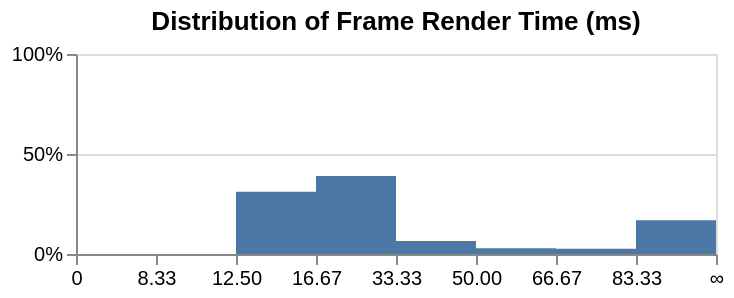

Here is the Vega-Lite specification saved for this chart:
### Vega specification from a JSON file in a GitHub repository (floating-point values rounded to 4 significant figures)
{"$schema": "https://vega.github.io/schema/vega/v5.json", "description": "A histogram for a data source that provides non-linear bins. Thanks to [@Saba9](https://github.com/Saba9) who helps create this example.", "background": "white", "padding": 5, "height": 100, "title": {"text": "Distribution of Frame Render Time (ms)", "frame": "group"}, "style": "cell", "data": [{"name": "source_0", "values": [{"startTime": "0", "endTime": "8.33", "residency": 0}, {"startTime": "8.33", "endTime": "12.50", "residency": 0}, {"startTime": "12.50", "endTime": "16.67", "residency": 31.17}, {"startTime": "16.67", "endTime": "33.33", "residency": 38.96}, {"startTime": "33.33", "endTime": "50.00", "residency": 6.49}, {"startTime": "50.00", "endTime": "66.67", "residency": 2.9}, {"startTime": "66.67", "endTime": "83.33", "residency": 2.6}, {"startTime": "83.33", "endTime": "∞", "residency": 16.88}]}, {"name": "data_0", "source": "source_0", "transform": [{"type": "stack", "groupby": ["startTime"], "field": "residency", "sort": {"field": [], "order": []}, "as": ["residency_start", "residency_end"], "offset": "zero"}, {"type": "filter", "expr": "isValid(datum[\"residency\"]) && isFinite(+datum[\"residency\"])"}]}], "signals": [{"name": "x_step", "value": 40}, {"name": "width", "update": "bandspace(domain('x').length, 1, 0) * x_step"}], "marks": [{"name": "marks", "type": "rect", "style": ["bar"], "from": {"data": "data_0"}, "encode": {"update": {"cornerRadiusTopLeft": {"value": 0}, "cornerRadiusTopRight": {"value": 0}, "fill": {"value": "#4c78a8"}, "ariaRoleDescription": {"value": "bar"}, "description": {"signal": "\"startTime: \" + (isValid(datum[\"startTime\"]) ? datum[\"startTime\"] : \"\"+datum[\"startTime\"]) + \"; residency: \" + (format(datum[\"residency\"], \"\")) + \"; endTime: \" + (isValid(datum[\"endTime\"]) ? datum[\"endTime\"] : \"\"+datum[\"endTime\"])"}, "x": {"scale": "x", "field": "startTime"}, "x2": {"scale": "x", "field": "endTime"}, "y": {"scale": "y", "field": "residency_end"}, "y2": {"scale": "y", "field": "residency_start"}}}}], "scales": [{"name": "x", "type": "point", "domain": {"data": "data_0", "fields": ["startTime", "endTime"]}, "range": {"step": {"signal": "x_step"}}, "padding": 0}, {"name": "y", "type": "linear", "domain": [0, 100], "range": [{"signal": "height"}, 0], "zero": true}], "axes": [{"scale": "y", "orient": "left", "gridScale": "x", "grid": true, "tickCount": {"signal": "ceil(height/40)"}, "domain": false, "labels": false, "aria": false, "maxExtent": 0, "minExtent": 0, "ticks": false, "zindex": 0}, {"scale": "x", "orient": "bottom", "grid": false, "labelAngle": 0, "labelBaseline": "top", "zindex": 0}, {"scale": "y", "orient": "left", "grid": false, "labelOverlap": true, "tickCount": {"signal": "ceil(height/40)"}, "encode": {"labels": {"update": {"text": {"signal": "datum.label + '%'"}}}}, "zindex": 0}], "config": {"normalizedNumberFormat": ".2%"}}
